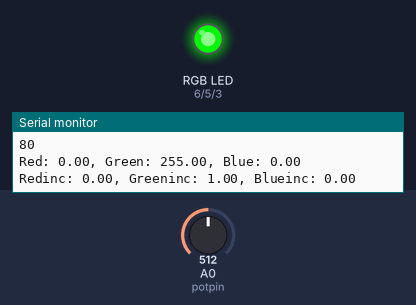
Bench run of a sketch on a simulated Arduino Uno, built with avr-gcc and run on an emulated ATmega328P. Shown: an RGB LED mixed from three pins (HIGH = lit), the last lines printed to the serial monitor. The inputs (shaded band) are chosen by the test bench; at power-on: A0 (potpin) = 512.

Above: at 1.3 s.
1.4 s: A0 (potpin) set to 716
At 1.65 s:
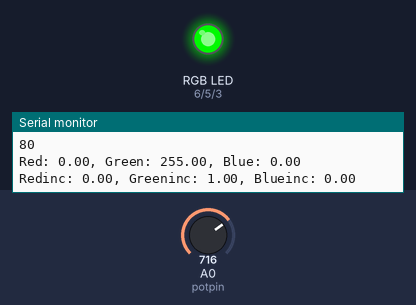
4.5 s: A0 (potpin) set to 1023
At 4.78 s:
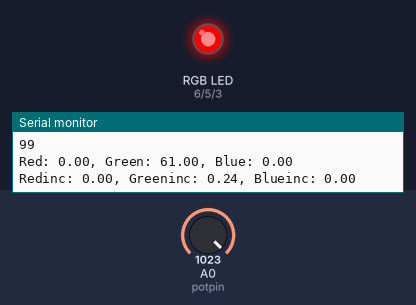
7.6 s: A0 (potpin) set to 900
Timing chart, 0 to 8.1 s (numbered marks = the images above; inputs shaded):
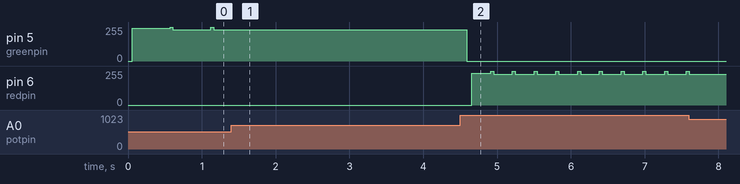

Measured:
- after the input at 1.4 s, pin 5 (greenpin): stays 234/255 (without the input it goes to 254/255 after 0.27 s)
- after the input at 4.5 s, pin 5 (greenpin): 234/255 → 0/255 after 0.09 s; pin 6 (redpin): 0/255 → 237/255 after 0.16 s, then repeats every 0.29 s: 254/255 0.04 s, 231/255 0.25 s

The sketch:

rgbledheartbeat.ino
```cpp
#define potpin A0 //potentiometer is being read by analog pin A0
const int redpin=6, greenpin=5, bluepin=3;//led is controlled by digital pin 3

float red = 0, green=0, blue=0;
float redinc, greeninc, blueinc;
float currentred, currentgreen, currentblue;
int redbrightness, greenbrightness, bluebrightness;
int bpm, previousbpm;


void setup() {
  // put your setup code here, to run once:
  pinMode(redpin, OUTPUT);
  pinMode(greenpin, OUTPUT);
  pinMode(bluepin, OUTPUT);
  Serial.begin(115200);

}

void loop() {
  // put your main code here, to run repeatedly:
  bpm = map(analogRead(potpin), 0, 1023, 30, 130);
  mapcolors();
  beatheart();
  Serial.println(bpm);
  Serial.println(String("Red: ") + red + ", " + String("Green: ") + green + ", " + String("Blue: ") + blue);
  Serial.println(String("Redinc: ") + redinc + ", " + String("Greeninc: ") + greeninc + ", " + String("Blueinc: ") + blueinc);


}

 //use map function to translate the position of the potentiometer to a value of 30:100

void mapcolors() {

  if (bpm < 60) {
    blue = map(bpm, 30, 60, 255, 50);
    red = 0;
    green = 0;
  }
  else if (bpm >= 60 && bpm < 80) {
    blue = 0;
    green = map(bpm, 60, 80, 50, 255);
    red = 0;
  }
  else if (bpm >= 80 && bpm <= 100) {
    blue = 0;
    green = map(bpm, 80, 100, 255, 50);
    red = 0;
  }
  else if (bpm > 100) {
    blue = 0;
    green = 0;
    red = map(bpm, 100, 130, 50, 255);
  }
}


void beatheart() {
  int ondelay = (0.3 * ((60.0 / bpm) * 1000.0)) / 255;   //use the bpm to create a delay that will serve to fade in and fadein the led
  int offdelay = (0.7 * ((60.0 / bpm) * 1000.0)) / 255;  //use the bpm to create a delay that will serve to fade in and fadeout the led
  redinc = red/255; greeninc = green/255; blueinc = blue/255;
  int brightness;

  for (brightness = 0; brightness <= 255; brightness += 1) {  //for loop adds to the brightness variable up to 255
    analogWrite(redpin, currentred);
    analogWrite(greenpin, currentgreen);
    analogWrite(bluepin, currentblue);  //uses pwm or ledpin pin to analogwrite to ledpin the brightness value
    currentred += redinc; currentgreen += greeninc; currentblue += blueinc;
    delay(ondelay);              //delays the on delay value
  }
  for (brightness = 255; brightness >= 0; brightness -= 1) {  //for loop subtracts the current brightness variable back down to zero
    analogWrite(redpin, currentred);
    analogWrite(greenpin, currentgreen);
    analogWrite(bluepin, currentblue);  //uses pwm or ledpin pin to analogwrite to ledpin the brightness value
    currentred -= redinc; currentgreen -= greeninc; currentblue -= blueinc;
    delay(offdelay);             //delays the off dalay value
  }
}
```
